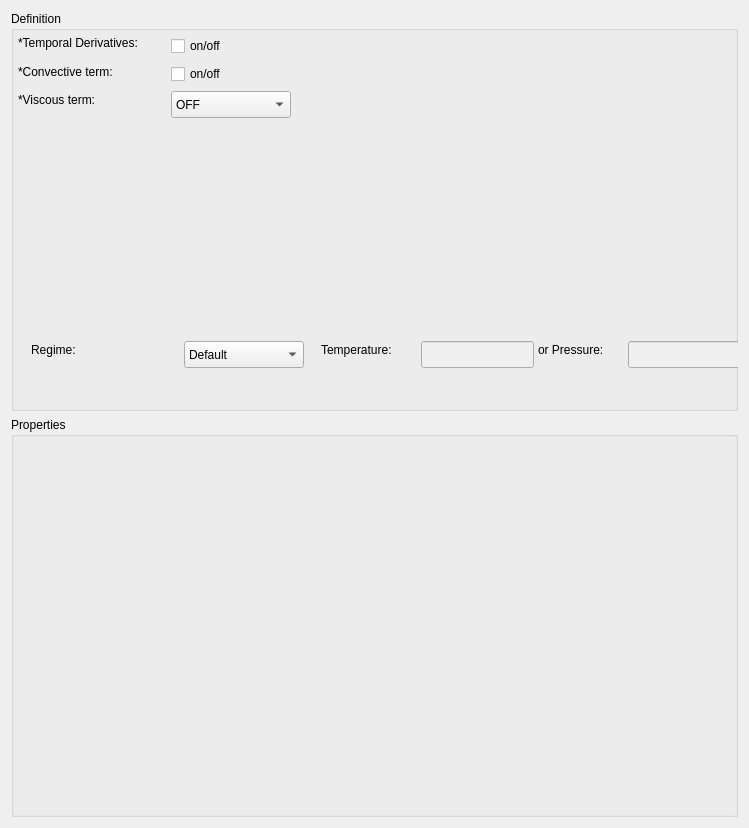
      <widget class="QWidget" name="scrollAreaWidgetContents_3">
       <property name="geometry">
        <rect>
         <x>0</x>
         <y>-17</y>
         <width>749</width>
         <height>824</height>
        </rect>
       </property>
       <property name="minimumSize">
        <size>
         <width>0</width>
         <height>0</height>
        </size>
       </property>
       <layout class="QVBoxLayout" name="verticalLayout_2">
        <item>
         <widget class="QGroupBox" name="groupBox_7">
          <property name="sizePolicy">
           <sizepolicy hsizetype="MinimumExpanding" vsizetype="MinimumExpanding">
            <horstretch>0</horstretch>
            <verstretch>0</verstretch>
           </sizepolicy>
          </property>
          <property name="minimumSize">
           <size>
            <width>400</width>
            <height>400</height>
           </size>
          </property>
          <property name="title">
           <string>Definition</string>
          </property>
          <widget class="QLabel" name="label_679">
           <property name="geometry">
            <rect>
             <x>7</x>
             <y>24</y>
             <width>161</width>
             <height>17</height>
            </rect>
           </property>
           <property name="text">
            <string>*Temporal Derivatives:</string>
           </property>
           <property name="textFormat">
            <enum>Qt::RichText</enum>
           </property>
          </widget>
          <widget class="QLabel" name="label_683">
           <property name="geometry">
            <rect>
             <x>7</x>
             <y>52</y>
             <width>121</width>
             <height>17</height>
            </rect>
           </property>
           <property name="text">
            <string>*Convective term:</string>
           </property>
          </widget>
          <widget class="QLabel" name="label_697">
           <property name="geometry">
            <rect>
             <x>7</x>
             <y>80</y>
             <width>101</width>
             <height>17</height>
            </rect>
           </property>
           <property name="text">
            <string>*Viscous term:</string>
           </property>
          </widget>
          <widget class="QCheckBox" name="nastinConveTermCheck_2">
           <property name="geometry">
            <rect>
             <x>160</x>
             <y>52</y>
             <width>75</width>
             <height>22</height>
            </rect>
           </property>
           <property name="text">
            <string>on/off</string>
           </property>
          </widget>
          <widget class="QCheckBox" name="nastinTempDeriCheck_2">
           <property name="geometry">
            <rect>
             <x>160</x>
             <y>24</y>
             <width>75</width>
             <height>22</height>
            </rect>
           </property>
           <property name="text">
            <string>on/off</string>
           </property>
          </widget>
          <widget class="QComboBox" name="nastinViscoTermcombo_2">
           <property name="geometry">
            <rect>
             <x>160</x>
             <y>80</y>
             <width>120</width>
             <height>27</height>
            </rect>
           </property>
           <property name="sizePolicy">
            <sizepolicy hsizetype="Maximum" vsizetype="Fixed">
             <horstretch>0</horstretch>
             <verstretch>0</verstretch>
            </sizepolicy>
           </property>
           <property name="maximumSize">
            <size>
             <width>300</width>
             <height>16777215</height>
            </size>
           </property>
           <item>
            <property name="text">
             <string comment="OFF">OFF</string>
            </property>
           </item>
           <item>
            <property name="text">
             <string comment="LAPLACIAN">LAPLACIAN</string>
            </property>
           </item>
           <item>
            <property name="text">
             <string comment="DIVERGENCE">DIVERGENCE</string>
            </property>
           </item>
           <item>
            <property name="text">
             <string comment="COMPLETE">COMPLETE</string>
            </property>
           </item>
          </widget>
          <widget class="QLineEdit" name="nastinPressEdit_2">
           <property name="enabled">
            <bool>false</bool>
           </property>
           <property name="geometry">
            <rect>
             <x>617</x>
             <y>330</y>
             <width>113</width>
             <height>27</height>
            </rect>
           </property>
           <property name="toolTip">
            <string>real</string>
           </property>
           <property name="readOnly">
            <bool>false</bool>
           </property>
          </widget>
          <widget class="QLabel" name="label_666">
           <property name="geometry">
            <rect>
             <x>527</x>
             <y>330</y>
             <width>81</width>
             <height>17</height>
            </rect>
           </property>
           <property name="text">
            <string>or Pressure:</string>
           </property>
          </widget>
          <widget class="QLabel" name="label_698">
           <property name="geometry">
            <rect>
             <x>20</x>
             <y>330</y>
             <width>54</width>
             <height>17</height>
            </rect>
           </property>
           <property name="text">
            <string>Regime:</string>
           </property>
          </widget>
          <widget class="QLabel" name="label_669">
           <property name="geometry">
            <rect>
             <x>310</x>
             <y>330</y>
             <width>91</width>
             <height>17</height>
            </rect>
           </property>
           <property name="text">
            <string>Temperature:</string>
           </property>
          </widget>
          <widget class="QComboBox" name="nastinRegCombo_2">
           <property name="geometry">
            <rect>
             <x>173</x>
             <y>330</y>
             <width>120</width>
             <height>27</height>
            </rect>
           </property>
           <property name="sizePolicy">
            <sizepolicy hsizetype="Maximum" vsizetype="Fixed">
             <horstretch>0</horstretch>
             <verstretch>0</verstretch>
            </sizepolicy>
           </property>
           <property name="maximumSize">
            <size>
             <width>200</width>
             <height>16777215</height>
            </size>
           </property>
           <item>
            <property name="text">
             <string>Default</string>
            </property>
           </item>
           <item>
            <property name="text">
             <string comment="INCOMPRESSIBLE">INCOMPRESSIBLE</string>
            </property>
           </item>
           <item>
            <property name="text">
             <string comment="LOW_MACH">LOW_MACH</string>
            </property>
           </item>
          </widget>
          <widget class="QLineEdit" name="nastinTempEdit_2">
           <property name="enabled">
            <bool>false</bool>
           </property>
           <property name="geometry">
            <rect>
             <x>410</x>
             <y>330</y>
             <width>113</width>
             <height>27</height>
            </rect>
           </property>
           <property name="toolTip">
            <string notr="true" comment="int" extracomment="int">real</string>
           </property>
           <property name="statusTip">
            <string extracomment="int"/>
           </property>
           <property name="whatsThis">
            <string extracomment="int"/>
           </property>
           <property name="autoFillBackground">
            <bool>true</bool>
           </property>
           <property name="inputMethodHints">
            <set>Qt::ImhDigitsOnly</set>
           </property>
           <property name="inputMask">
            <string/>
           </property>
           <property name="readOnly">
            <bool>false</bool>
           </property>
          </widget>
         </widget>
        </item>
        <item>
         <widget class="QGroupBox" name="groupBox_8">
          <property name="sizePolicy">
           <sizepolicy hsizetype="MinimumExpanding" vsizetype="MinimumExpanding">
            <horstretch>0</horstretch>
            <verstretch>0</verstretch>
           </sizepolicy>
          </property>
          <property name="minimumSize">
           <size>
            <width>400</width>
            <height>400</height>
           </size>
          </property>
          <property name="title">
           <string>Properties</string>
          </property>
         </widget>
        </item>
       </layout>
      </widget>
